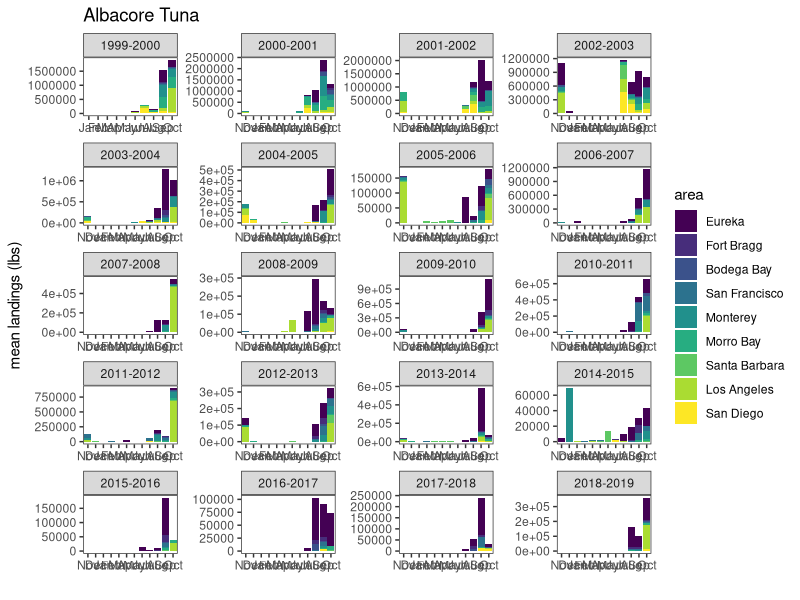
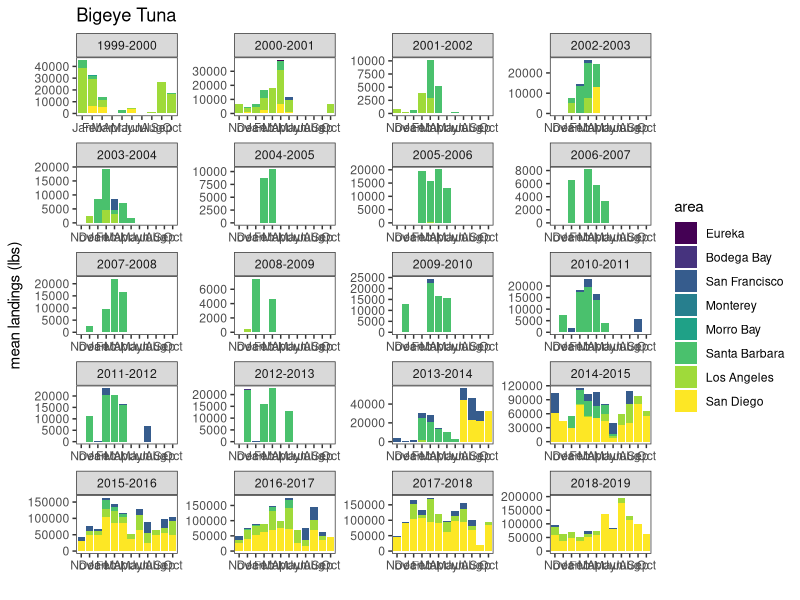
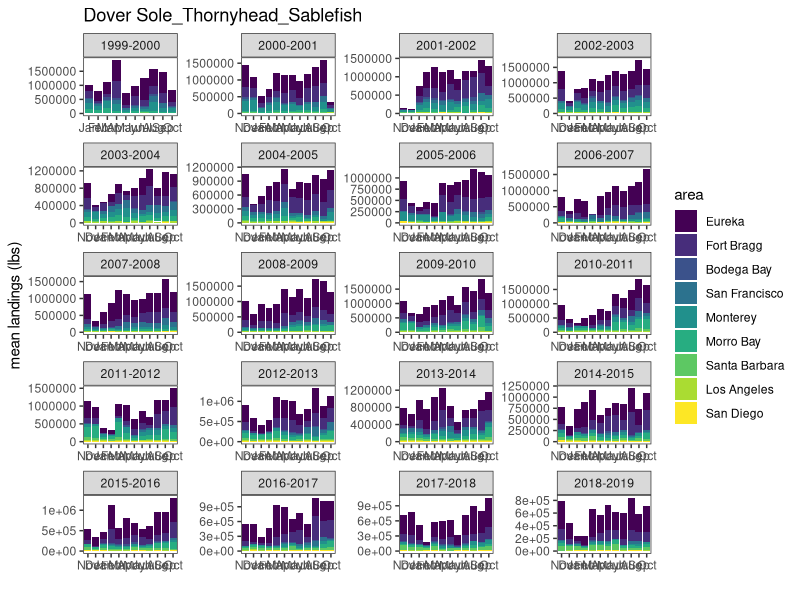
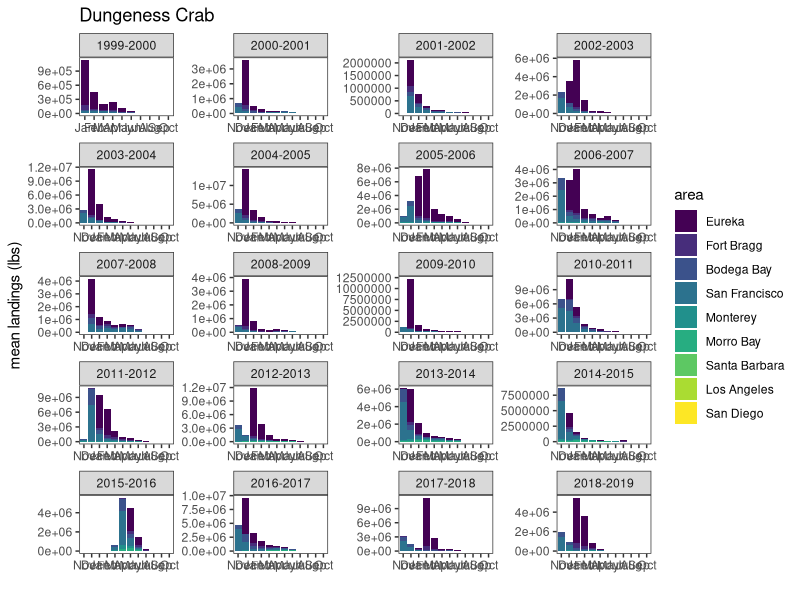
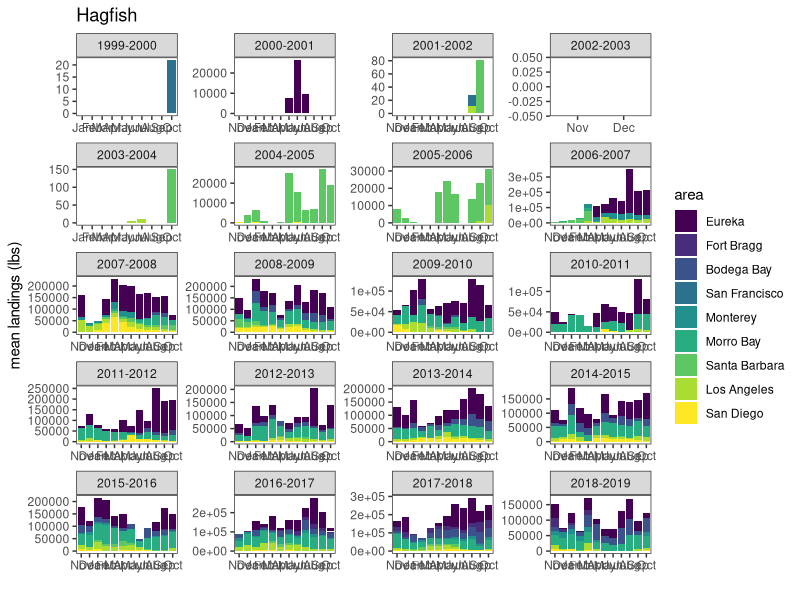
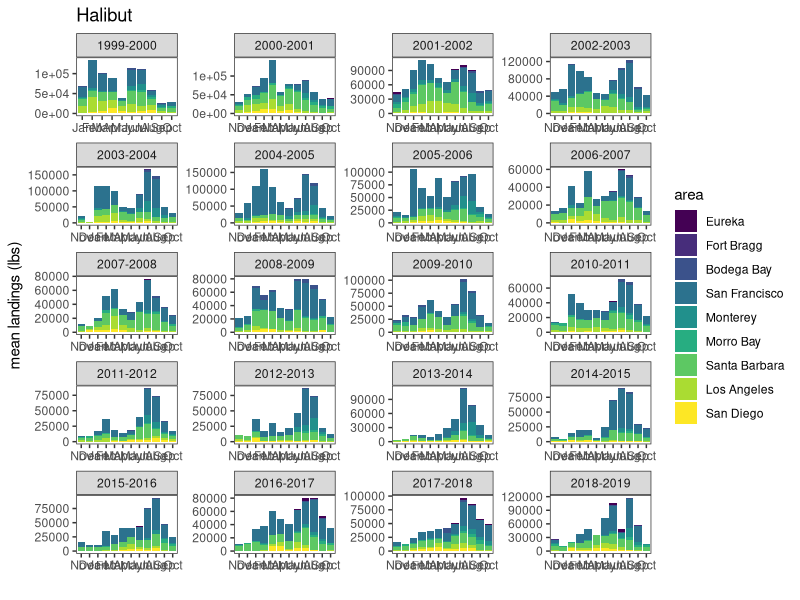
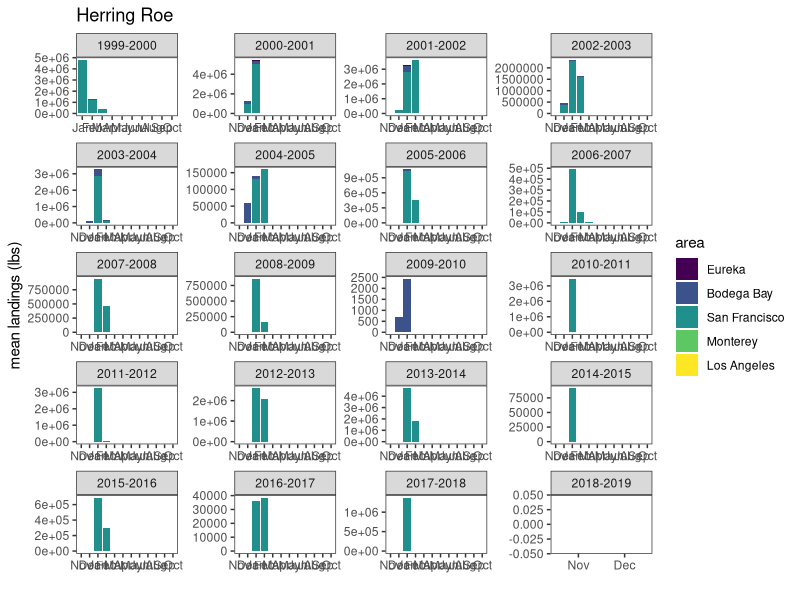
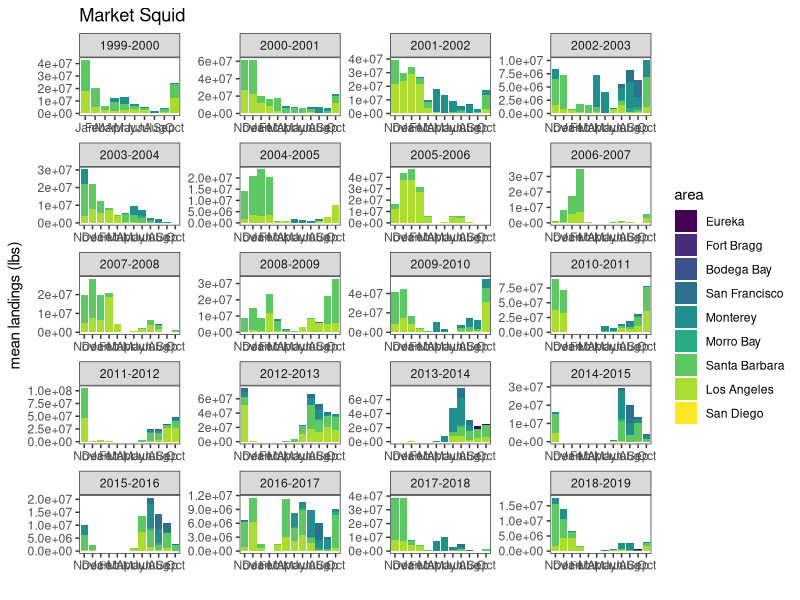

Generate these figures, in order, with R:
# Analysis of the data from the nine areas within California, gathered from the
# California Department of Natural Resources, accessed here: 
# https://wildlife.ca.gov/Fishing/Commercial/Landings

# In this script, graphs of monthly landings for each of the species, faceted 
# by year 

library(dplyr)
library(reshape2)
library(ggplot2)
library(viridis)


# Import datasets for all areas and for species of interest
all_areas <- read.csv("Data/DFW areas/all_areas.csv")
all_soi <- read.csv("Data/dfw_areas_all_soi.csv")
top_soi <- read.csv("Data/dfw_areas_top_soi.csv")

# Order of areas from North -> South
area_order <- c("Eureka", "Fort Bragg", "Bodega Bay", "San Francisco", 
                "Monterey", "Morro Bay", "Santa Barbara", "Los Angeles",
                "San Diego")

# Abbreviation of months for nice plots
months_abbrev <- c("Jan", "Feb", "Mar", "Apr", "May", "Jun", "Jul", "Aug", 
                   "Sep", "Oct", "Nov", "Dec")


# Transform data into a useful form
soi_plots <- all_soi[, -14]  # create new df for plots & remove total landings
soi_plots$area <- factor(soi_plots$area, levels = area_order)
colnames(soi_plots) <- c("species", months_abbrev, "year", "area")
soi_plots <- soi_plots[, c(1, 15, 14, 12, 13, 2:11)]
soi_plots$year <- as.character(soi_plots$year)
soi_plots <- melt(soi_plots, id_vars = c("species", "area", "year"))
colnames(soi_plots) <- c("species", "area", "year", "month", "landings")


# Replace simple years with a year range --------------------------------------
years <- as.character(2000:2019)

new_year <- function(this_year) {
  # Function creates a new year label depending on the month so that the years
  # actually match up with the month order used for assessing the fisheries,
  # which composes November & December of one year, then January-October of the
  # next. 
  df <- soi_plots
  df <- within(df, year[year == this_year & month == "Nov" | 
                          year == this_year & month == "Dec"] 
               <- paste(this_year, "-", as.numeric(this_year) + 1, sep = ""))
  df <- within(df, year[year == this_year & month == "Jan" | 
                          year == this_year & month == "Feb" |
                          year == this_year & month == "Mar" | 
                          year == this_year & month == "Apr" | 
                          year == this_year & month == "May" | 
                          year == this_year & month == "Jun" | 
                          year == this_year & month == "Jul" | 
                          year == this_year & month == "Aug" |
                          year == this_year & month == "Sep" | 
                          year == this_year & month == "Oct"] 
               <- paste(as.numeric(this_year) - 1, "-", this_year, sep = ""))
  return(df)
}

for (y in years) {
  soi_plots <- new_year(y)
}


# Remove rows that include years without any data
soi_plots <- soi_plots %>% filter(!year == "2019-2020")

# Create plots in a loop ------------------------------------------------------
soi_fisheries <- levels(factor(soi_plots$species))

species_timeseries <- function(fishery) {
  df <- soi_plots %>% filter(species == fishery)
  
  plt <- ggplot(df, aes(x = month, y = landings, fill = area)) +
    geom_bar(position = "stack", stat = "identity") +
    ylab("mean landings (lbs)") + xlab(" ") +
    ggtitle(fishery) + 
    scale_fill_viridis(discrete = TRUE) +
    theme_bw() +
    theme(panel.grid.major = element_blank(), panel.grid.minor = element_blank()) +
    facet_wrap(~year, ncol = 4, scale = "free")
  
  ggsave(filename=paste("DFW pdf data/Figures/Species timeseries/", fishery, "_revenue.pdf", 
                        sep=""), 
         plot=plt, width=400, height=250, units="mm", dpi=300)
}

# Function call for each species 
for (s in soi_fisheries) {
  species_timeseries(s)
}
